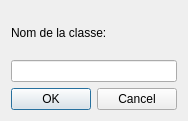
<ui version="4.0" >
 <class>NewClass</class>
 <widget class="QDialog" name="NewClass" >
  <property name="geometry" >
   <rect>
    <x>0</x>
    <y>0</y>
    <width>186</width>
    <height>121</height>
   </rect>
  </property>
  <property name="windowTitle" >
   <string>Dialog</string>
  </property>
  <layout class="QHBoxLayout" >
   <item>
    <layout class="QVBoxLayout" >
     <item>
      <widget class="QLabel" name="label" >
       <property name="text" >
        <string>Nom de la classe:</string>
       </property>
      </widget>
     </item>
     <item>
      <widget class="QLineEdit" name="className" >
       <property name="windowModality" >
        <enum>Qt::ApplicationModal</enum>
       </property>
      </widget>
     </item>
     <item>
      <widget class="QDialogButtonBox" name="buttonBox" >
       <property name="orientation" >
        <enum>Qt::Horizontal</enum>
       </property>
       <property name="standardButtons" >
        <set>QDialogButtonBox::Cancel|QDialogButtonBox::NoButton|QDialogButtonBox::Ok</set>
       </property>
      </widget>
     </item>
    </layout>
   </item>
  </layout>
 </widget>
 <resources/>
 <connections>
  <connection>
   <sender>buttonBox</sender>
   <signal>accepted()</signal>
   <receiver>NewClass</receiver>
   <slot>accept()</slot>
   <hints>
    <hint type="sourcelabel" >
     <x>248</x>
     <y>254</y>
    </hint>
    <hint type="destinationlabel" >
     <x>157</x>
     <y>274</y>
    </hint>
   </hints>
  </connection>
  <connection>
   <sender>buttonBox</sender>
   <signal>rejected()</signal>
   <receiver>NewClass</receiver>
   <slot>reject()</slot>
   <hints>
    <hint type="sourcelabel" >
     <x>316</x>
     <y>260</y>
    </hint>
    <hint type="destinationlabel" >
     <x>286</x>
     <y>274</y>
    </hint>
   </hints>
  </connection>
 </connections>
</ui>
